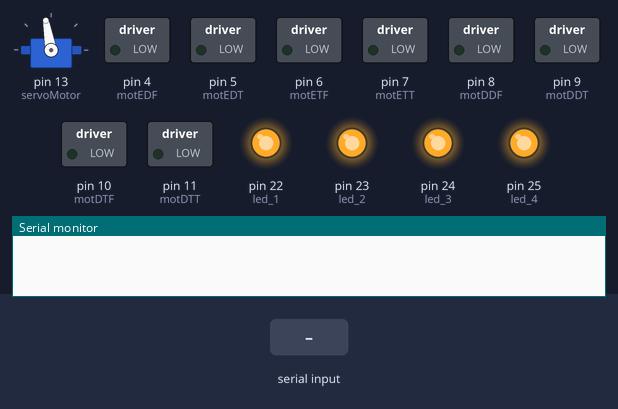
Simulated run of this sketch. Board: Arduino Mega 2560, built with avr-gcc and run on an emulated ATmega2560. On the bench: servo, switched loads named in the sketch (green lamp = pin HIGH), output pins drawn as LEDs (lit = HIGH), the last lines printed to the serial monitor. The inputs (shaded band) are chosen by the test bench.

Above: at 1.2 s.
1.3 s: byte 70 ('F') received over Serial
2.8 s: "1" received over Serial
At 4.0 s:
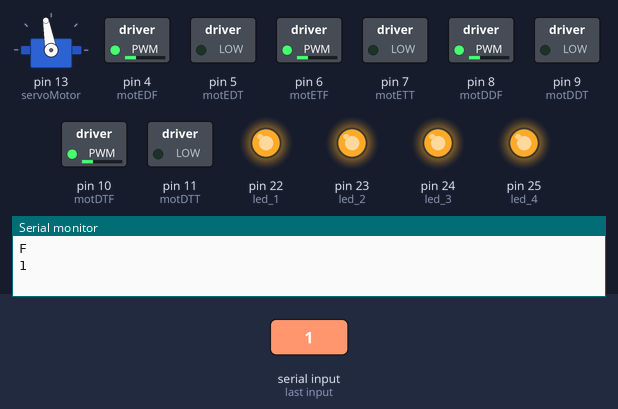
4.3 s: byte 113 ('q') received over Serial
At 4.9 s:
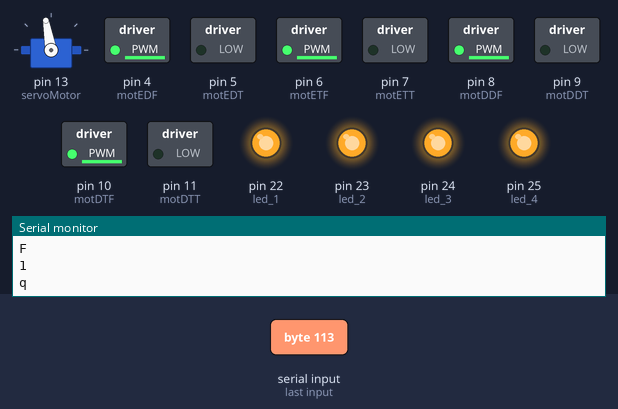
5.8 s: byte 66 ('B') received over Serial
At 6.5 s:
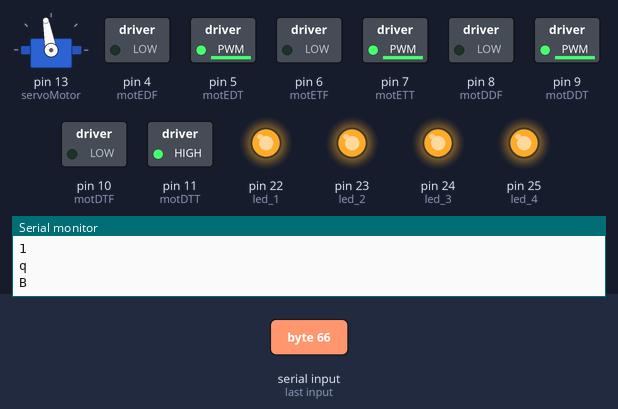
7.3 s: byte 76 ('L') received over Serial
At 8.1 s:
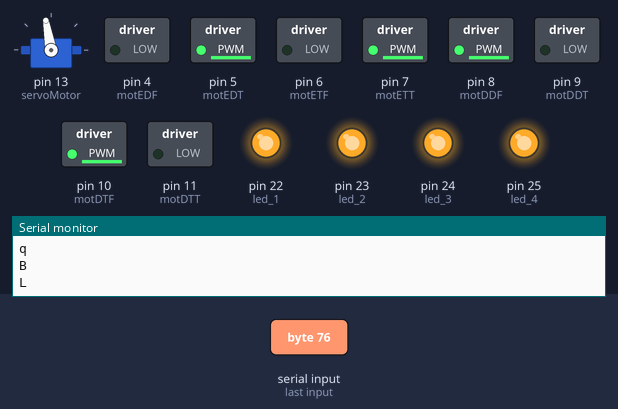
8.8 s: byte 82 ('R') received over Serial
At 9.2 s:
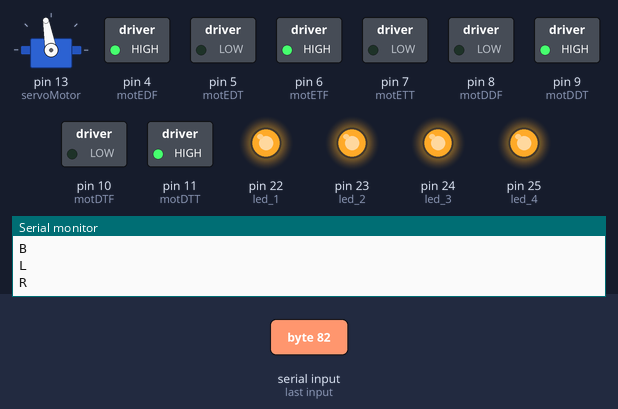
Timing chart, 0 to 11.3 s (numbered marks = the images above; inputs shaded):
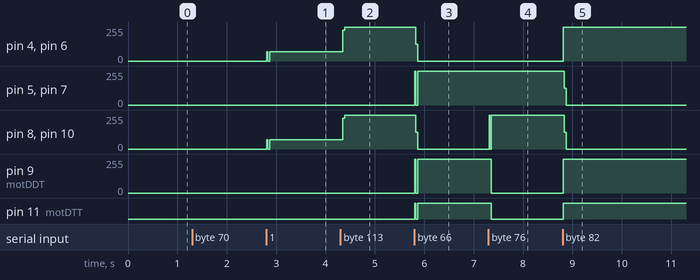

The sketch:

RX_02-Car.ino
```cpp
// Projeto RX_02 28/07/2020
// Sensor Ulta-sonico ativado

#include <Servo.h> //Biblioteca utilizada
Servo servoMotor;  // Cria um Objeto servo chamado Servo

int posServo = 10; //Definimos a variável que indica a posição do servo inicial
int flagServo = 0;
boolean setServoMotor = false;

//Motor Esquerdo Dianteiro
int motEDF = 4;
int motEDT = 5;

//Motor Esquerdo Trazeiro
int motETF = 6;
int motETT = 7;

//Motor Direito Dianteiro
int motDDF = 8;
int motDDT = 9;

//Motor Direito Trazeiro
int motDTF = 10;
int motDTT = 11;

//Iluminacao
int led_1 = 22;
int led_2 = 23;
int led_3 = 24;
int led_4 = 25;

//Sesor Fotoeletrico
int IRDireito = 52; // Escolhe pino de entrada para Sensor Infravermelho Direito
int IREsquerdo = 53; // Escolhe pino de entrada para Sensor Infravermelho Esquerdo

//Declaracao de velocidades
int duration, distance, velocidade, velocidadeRot;
int flag_motor_active = 0;

//Sensor ultrasonicos
const int echoPin = 2;
const int trigPin = 3;

//Define valor de curva
int curva = 50;
char letra = '*';
const int buzzer = 12;

int distanciaUltra;
long duracao;

void setup() {
  velocidade = 0; //Define a velocidade dos motores frente
  velocidadeRot = 0; //Define a velocidade da Rotacao

  pinMode(trigPin, OUTPUT);
  pinMode(echoPin, INPUT);

  pinMode(led_1, OUTPUT);
  pinMode(led_2, OUTPUT);
  pinMode(led_3, OUTPUT);
  pinMode(led_4, OUTPUT);

  digitalWrite(led_1, HIGH); //Inicia com os Leds apagados
  digitalWrite(led_2, HIGH); //Inicia com os Leds apagados
  digitalWrite(led_3, HIGH); //Inicia com os Leds apagados
  digitalWrite(led_4, HIGH); //Inicia com os Leds apagados

  Serial.begin(9600);
  servoMotor.attach(13); //porta do Servo
  servoMotor.write(posServo); //Comeca o motor na posicao Meio
}

//int ultrassonicDist(int trigPin, int echoPin){
//  //seta o pino com um pulso baixo "LOW" ou desligado
//  digitalWrite(trigPin, LOW);
//  delayMicroseconds(2);
//
//  //seta o pino com pulso alto "HIGH" ou ligado
//  digitalWrite(trigPin, HIGH);
//  delayMicroseconds(10);
//  digitalWrite(trigPin, LOW);
//
//  //pulseIn lê o tempo entre a chamada e o pino entrar em high
//  duracao = pulseIn(echoPin, HIGH);
//
//  //esse calculo é baseado em s = v . t, lembrando que o tempo vem dobrado, tempo de ida e volta do ultrassom
//  //distancia = (duracao/2) / 29.1;
//
//  return ((duracao/2) / 29.1);
//}

void rotacaoServoMotor(boolean active) {
  //flagServo 1 Esquerda
  //flagServo 0 Meio
  //flagServo 2 Direita

  if (active == true) {
    //Define a flag de apoio
    if (posServo == 20) flagServo = 1;
    else if (posServo == 190) flagServo = 2;

    //Configura o incremento ou decremento do valor do Servo-Motor
    if (flagServo == 1) posServo++;
    else if (flagServo == 2) posServo--;
  } else {
    posServo = 100;
  }
  servoMotor.write(posServo);
}

void motorPare() {
  digitalWrite(motDTF, LOW);
  digitalWrite(motDDF, LOW);
  digitalWrite(motETF, LOW);
  digitalWrite(motEDF, LOW);

  digitalWrite(motDTT, LOW);
  digitalWrite(motDDT, LOW);
  digitalWrite(motETT, LOW);
  digitalWrite(motEDT, LOW);
}

void motorFrente() {
  motorPare();
  analogWrite(motDTF, velocidade);
  analogWrite(motDDF, velocidade);
  analogWrite(motETF, velocidade);
  analogWrite(motEDF, velocidade);
}

void motorRe() {
  motorPare();
  analogWrite(motDTT, velocidade);
  analogWrite(motDDT, velocidade);
  analogWrite(motETT, velocidade);
  analogWrite(motEDT, velocidade);
}

void motorEsquerda() {
  motorPare();
  analogWrite(motDTF, velocidadeRot);
  analogWrite(motDDF, velocidadeRot);
  analogWrite(motETT, velocidadeRot);
  analogWrite(motEDT, velocidadeRot);
}

void motorDireita() {
  motorPare();
  analogWrite(motETF, velocidadeRot);
  analogWrite(motEDF, velocidadeRot);
  analogWrite(motDTT, velocidadeRot);
  analogWrite(motDDT, velocidadeRot);
}

void motorFrente_CurvaEsquerda() {
  motorPare();
  curva = ((velocidade / 100) * 65);

  analogWrite(motDTF, velocidade);
  analogWrite(motDDF, velocidade);
  analogWrite(motETF, velocidade - curva);
  analogWrite(motEDF, velocidade - curva);
}

void motorFrente_CurvaDireita() {
  motorPare();
  curva = ((velocidade / 100) * 65);

  analogWrite(motDTF, velocidade - curva);
  analogWrite(motDDF, velocidade - curva);
  analogWrite(motETF, velocidade);
  analogWrite(motEDF, velocidade);
}

void gerenciaVelocidade() {
  if (flag_motor_active == 0) {
    motorPare();
  } else if (flag_motor_active == 1) {
    motorFrente();
  } else if (flag_motor_active == 2) {
    motorRe();
  } else if (flag_motor_active == 3) {
    motorEsquerda();
  } else if (flag_motor_active == 4) {
    motorDireita();
  } else if (flag_motor_active == 5) {
    motorFrente_CurvaEsquerda();
  } else if (flag_motor_active == 6) {
    motorFrente_CurvaDireita();
  }
}

void sensorIRDireito() {
  if ((digitalRead(IRDireito) == LOW) || ((posServo > 150)  && (distanciaUltra <= 20) && setServoMotor == true)) {
    velocidadeRot = 220; //Define a velocidade da Rotacao
    motorEsquerda();
    delay (210);
    motorPare();
  }
}

void sensorIREsquerdo() {
  if ((digitalRead(IREsquerdo) == LOW) || ((posServo < 150)  && (distanciaUltra <= 20) && setServoMotor == true)) {
    velocidadeRot = 220; //Define a velocidade da Rotacao
    motorDireita();
    delay (210);
    motorPare();
  }
}

void loop() {
  //Serial.print("Distancia da Esquerda: ");
  //distanciaUltra = (ultrassonicDist(trigPin, echoPin));
  //Serial.println(distanciaUltra);
  //Serial.println("------------------------------------");

  //Leitura de Sensores Infra-Vermelho
  //sensorIRDireito();
  //sensorIREsquerdo();

  //Verifica a posicao do Servo-Motor
  rotacaoServoMotor(setServoMotor);

  //Verifica as flags de velocidade
  gerenciaVelocidade();

  if (Serial.available() > 0) {
    letra = Serial.read();
    Serial.println(letra);

    //Parametros de velocidade
    switch (letra) {
      case '0':
        velocidade = 1; //Define a velocidade dos motores
        velocidadeRot = 1; //Define a velocidade da Rotacao
        break;
      case '1':
        velocidade = 70;
        velocidadeRot = 90;
        break;
      case '2':
        velocidade = 140;
        velocidadeRot = 140;
        break;
      case '3':
        velocidade = 170;
        velocidadeRot = 170;
        break;
      case '4':
        velocidade = 190;
        velocidadeRot = 190;
        break;
      case '5':
        velocidade = 200;
        velocidadeRot = 200;
        break;
      case '6':
        velocidade = 220;
        velocidadeRot = 220;
        break;
      case '7':
        velocidade = 230;
        velocidadeRot = 230;
        break;
      case '8':
        velocidade = 240;
        velocidadeRot = 240;
        break;
      case '9':
        velocidade = 245;
        velocidadeRot = 245;
        break;
      case 'q':
        velocidade = 255;
        velocidadeRot = 255;
        break;
      case 'F':
        flag_motor_active = 1;
        break;
      case 'B':
        flag_motor_active = 2;
        break;
      case 'L':
        flag_motor_active = 3;
        break;
      case 'R':
        flag_motor_active = 4;
        break;
      case 'G':
        flag_motor_active = 5;
        break;
      case 'I':
        flag_motor_active = 6;
        break;
      case 'H':
        //--------------Nao Habilitado-------------//
        break;
      case 'J':
        //--------------Nao Habilitado-------------//
        break;
      case 'S':
        //Parada automatica
        flag_motor_active = 0;
        break;
      case 'W':
        digitalWrite(led_1, LOW);
        break;
      case 'w':
        digitalWrite(led_1, HIGH);
        break;
      case 'U':
        digitalWrite(led_3, LOW);
        break;
      case 'u':
        digitalWrite(led_3, HIGH);
        break;
      case 'V':
        tone(buzzer, 1700);
        break;
      case 'v':
        noTone(buzzer);
        break;
      case 'X':
        posServo = 20; //Inicia o ciclo
        setServoMotor = true;
        break;
      case 'x':
        setServoMotor = false;
        break;
      case 'D':
        //---------------------------//
        break;
      default:
        // Serial.println("Opcao Invalida");
        break;
    } // end: switch
  }
  delay(10);
}
```

Measured:
- after the input at 2.8 s, pin 4 (motEDF), pin 6 (motETF), pin 8 (motDDF), pin 10 (motDTF): 0/255 → 70/255 at once
- after the input at 4.3 s, pin 4 (motEDF), pin 6 (motETF), pin 8 (motDDF), pin 10 (motDTF): 70/255 → 254/255 after 0.05 s
- after the input at 5.8 s, pin 4 (motEDF), pin 6 (motETF), pin 8 (motDDF), pin 10 (motDTF): 254/255 → 0/255 at once; pin 5 (motEDT), pin 7 (motETT), pin 9 (motDDT): 0/255 → 254/255 at once; pin 11 (motDTT): LOW → HIGH at once, → LOW 0.02 s later, → HIGH 0.04 s later
- after the input at 7.3 s, pin 8 (motDDF), pin 10 (motDTF): 0/255 → 254/255 at once; pin 9 (motDDT): 254/255 → 0/255 after 0.05 s; pin 11 (motDTT): HIGH → LOW after 0.05 s
- after the input at 8.8 s, pin 4 (motEDF), pin 6 (motETF), pin 9 (motDDT): 0/255 → 255/255 at once; pin 5 (motEDT), pin 7 (motETT), pin 8 (motDDF), pin 10 (motDTF): 254/255 → 0/255 at once; pin 11 (motDTT): LOW → HIGH at once
